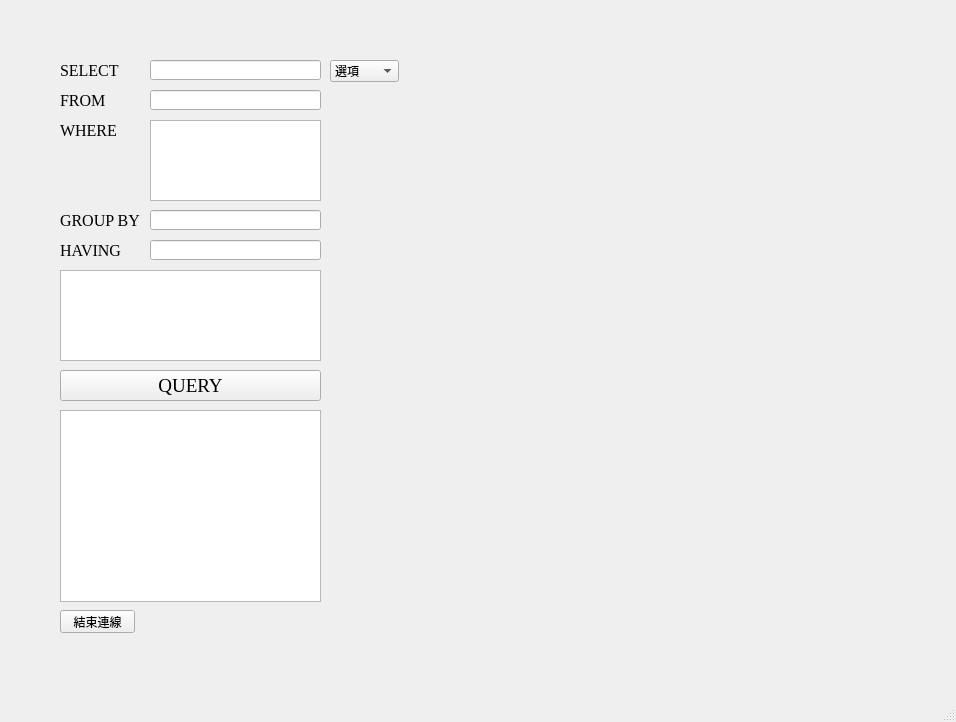
<?xml version="1.0" encoding="UTF-8"?>
<ui version="4.0">
 <class>MainWindow</class>
 <widget class="QMainWindow" name="MainWindow">
  <property name="geometry">
   <rect>
    <x>0</x>
    <y>0</y>
    <width>956</width>
    <height>722</height>
   </rect>
  </property>
  <property name="windowTitle">
   <string>MainWindow</string>
  </property>
  <widget class="QWidget" name="centralwidget">
   <widget class="QLabel" name="label">
    <property name="geometry">
     <rect>
      <x>60</x>
      <y>60</y>
      <width>61</width>
      <height>21</height>
     </rect>
    </property>
    <property name="font">
     <font>
      <family>Times New Roman</family>
      <pointsize>12</pointsize>
     </font>
    </property>
    <property name="text">
     <string>SELECT</string>
    </property>
   </widget>
   <widget class="QLabel" name="label_2">
    <property name="geometry">
     <rect>
      <x>60</x>
      <y>90</y>
      <width>61</width>
      <height>21</height>
     </rect>
    </property>
    <property name="font">
     <font>
      <family>Times New Roman</family>
      <pointsize>12</pointsize>
     </font>
    </property>
    <property name="text">
     <string>FROM</string>
    </property>
   </widget>
   <widget class="QLabel" name="label_3">
    <property name="geometry">
     <rect>
      <x>60</x>
      <y>120</y>
      <width>61</width>
      <height>21</height>
     </rect>
    </property>
    <property name="font">
     <font>
      <family>Times New Roman</family>
      <pointsize>12</pointsize>
     </font>
    </property>
    <property name="text">
     <string>WHERE</string>
    </property>
   </widget>
   <widget class="QLabel" name="label_4">
    <property name="geometry">
     <rect>
      <x>60</x>
      <y>210</y>
      <width>81</width>
      <height>21</height>
     </rect>
    </property>
    <property name="font">
     <font>
      <family>Times New Roman</family>
      <pointsize>12</pointsize>
     </font>
    </property>
    <property name="text">
     <string>GROUP BY</string>
    </property>
   </widget>
   <widget class="QLineEdit" name="lineEdit">
    <property name="geometry">
     <rect>
      <x>150</x>
      <y>60</y>
      <width>171</width>
      <height>20</height>
     </rect>
    </property>
    <property name="text">
     <string/>
    </property>
   </widget>
   <widget class="QLineEdit" name="lineEdit_2">
    <property name="geometry">
     <rect>
      <x>150</x>
      <y>90</y>
      <width>171</width>
      <height>20</height>
     </rect>
    </property>
   </widget>
   <widget class="QLineEdit" name="lineEdit_3">
    <property name="geometry">
     <rect>
      <x>150</x>
      <y>210</y>
      <width>171</width>
      <height>20</height>
     </rect>
    </property>
   </widget>
   <widget class="QTextEdit" name="textEdit">
    <property name="geometry">
     <rect>
      <x>60</x>
      <y>270</y>
      <width>261</width>
      <height>91</height>
     </rect>
    </property>
   </widget>
   <widget class="QPushButton" name="pushButton">
    <property name="geometry">
     <rect>
      <x>60</x>
      <y>370</y>
      <width>261</width>
      <height>31</height>
     </rect>
    </property>
    <property name="font">
     <font>
      <family>Times New Roman</family>
      <pointsize>14</pointsize>
     </font>
    </property>
    <property name="text">
     <string>QUERY</string>
    </property>
   </widget>
   <widget class="QTableWidget" name="tableWidget">
    <property name="geometry">
     <rect>
      <x>60</x>
      <y>410</y>
      <width>261</width>
      <height>192</height>
     </rect>
    </property>
   </widget>
   <widget class="QPushButton" name="power_off">
    <property name="geometry">
     <rect>
      <x>60</x>
      <y>610</y>
      <width>75</width>
      <height>23</height>
     </rect>
    </property>
    <property name="text">
     <string>結束連線</string>
    </property>
   </widget>
   <widget class="QLabel" name="label_5">
    <property name="geometry">
     <rect>
      <x>60</x>
      <y>240</y>
      <width>81</width>
      <height>21</height>
     </rect>
    </property>
    <property name="font">
     <font>
      <family>Times New Roman</family>
      <pointsize>12</pointsize>
     </font>
    </property>
    <property name="text">
     <string>HAVING</string>
    </property>
   </widget>
   <widget class="QLineEdit" name="lineEdit_4">
    <property name="geometry">
     <rect>
      <x>150</x>
      <y>240</y>
      <width>171</width>
      <height>20</height>
     </rect>
    </property>
   </widget>
   <widget class="QTextEdit" name="textEdit_2">
    <property name="geometry">
     <rect>
      <x>150</x>
      <y>120</y>
      <width>171</width>
      <height>81</height>
     </rect>
    </property>
    <property name="cursor" stdset="0">
     <cursorShape>IBeamCursor</cursorShape>
    </property>
    <property name="mouseTracking">
     <bool>true</bool>
    </property>
    <property name="lineWrapColumnOrWidth">
     <number>0</number>
    </property>
    <property name="cursorWidth">
     <number>1</number>
    </property>
   </widget>
   <widget class="QComboBox" name="comboBox">
    <property name="geometry">
     <rect>
      <x>330</x>
      <y>60</y>
      <width>69</width>
      <height>22</height>
     </rect>
    </property>
    <item>
     <property name="text">
      <string>選項</string>
     </property>
    </item>
    <item>
     <property name="text">
      <string>COUNT</string>
     </property>
    </item>
    <item>
     <property name="text">
      <string>SUM</string>
     </property>
    </item>
    <item>
     <property name="text">
      <string>MAX</string>
     </property>
    </item>
   </widget>
  </widget>
  <widget class="QMenuBar" name="menubar">
   <property name="geometry">
    <rect>
     <x>0</x>
     <y>0</y>
     <width>956</width>
     <height>21</height>
    </rect>
   </property>
  </widget>
  <widget class="QStatusBar" name="statusbar"/>
 </widget>
 <tabstops>
  <tabstop>lineEdit</tabstop>
  <tabstop>lineEdit_2</tabstop>
  <tabstop>textEdit_2</tabstop>
  <tabstop>lineEdit_3</tabstop>
  <tabstop>lineEdit_4</tabstop>
  <tabstop>textEdit</tabstop>
  <tabstop>pushButton</tabstop>
  <tabstop>tableWidget</tabstop>
  <tabstop>power_off</tabstop>
 </tabstops>
 <resources/>
 <connections/>
</ui>
